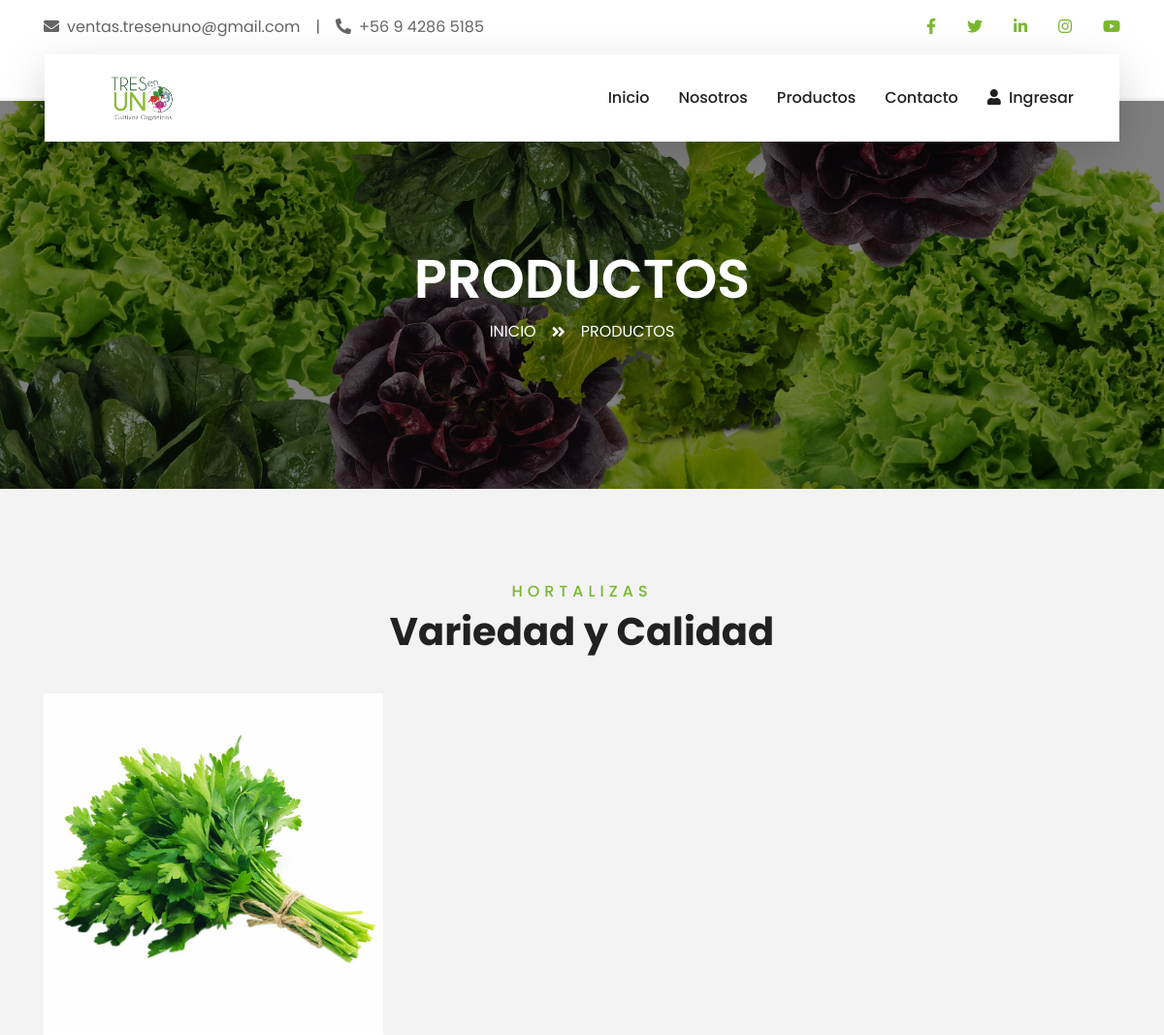
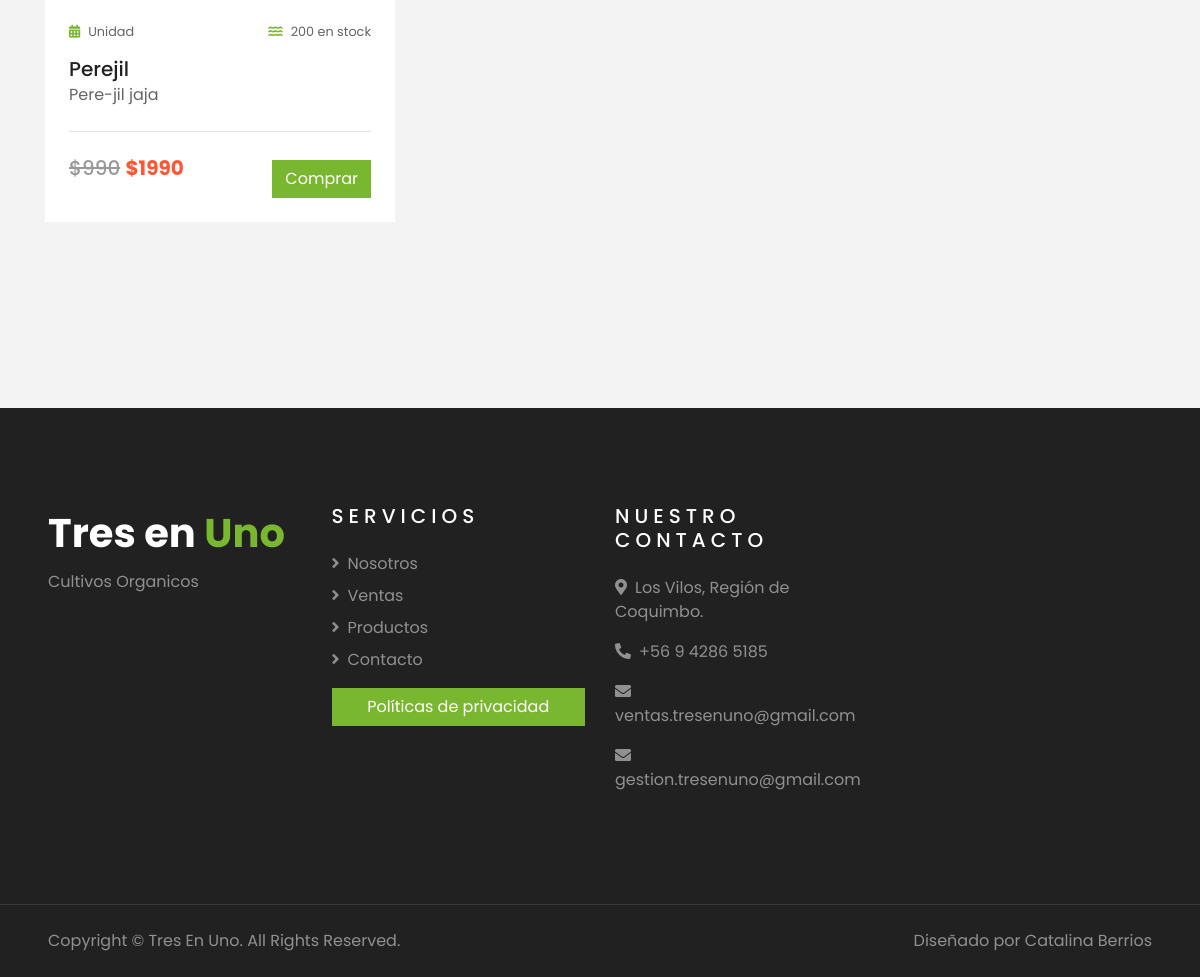
/productos/, run on the app's committed database (2 pictures, top to bottom).
### miapp/models.py (models this page shows, shortened)
class Producto(models.Model):
    nombre = models.CharField(max_length=50)
    descripcion = models.CharField(max_length=250)
    precio_unitario = models.IntegerField()
    unidad_medida = models.CharField(max_length=20)
    stock_disponible = models.IntegerField()
    id_categoria = models.ForeignKey(Categoria, on_delete=models.CASCADE)
    imagen = models.ForeignKey(Imagen, on_delete=models.CASCADE, null=True, blank=True)

class Imagen(models.Model):
    nombre = models.CharField(max_length=100)
    imagen = models.ImageField(upload_to='productos/')

class Oferta(models.Model):
    precio_oferta = models.DecimalField(max_digits=10, decimal_places=2)
    fecha_inicio = models.DateTimeField()
    fecha_fin = models.DateTimeField()
    id_producto = models.ForeignKey(Producto, on_delete=models.CASCADE)
    class Meta:
        db_table = 'ofertas'

### miapp/views.py (the view)
# urls.py: path('productos/', views.listar_productos, name='listar_productos'),
def listar_productos(request):
    ofertas_activas = Oferta.objects.filter(fecha_fin__gte=timezone.now(), fecha_inicio__lte=timezone.now())
    productos = Producto.objects.all().prefetch_related(
        Prefetch('oferta_set', queryset=ofertas_activas, to_attr='ofertas_activas')
    )
    contexto = {
        'productos': productos,
        'now': timezone.now(),
    }
    return render(request, 'miapp/productos.html', contexto)

### miapp/templates/miapp/productos.html (shortened to what this page needs)
{% load static %}
<!DOCTYPE html>
<html lang="es">
<head>
    <link href="https://cdnjs.cloudflare.com/ajax/libs/font-awesome/5.10.0/css/all.min.css" rel="stylesheet">
    <link href="{% static 'css/style.css' %}" rel="stylesheet">
</head>
<body>
    {% include 'miapp/barrabase.html' %}
    <div class="container-fluid page-header">
        <div class="container">
            <div class="d-flex flex-column align-items-center justify-content-center" style="min-height: 400px">
                <h3 class="display-4 text-white text-uppercase">Productos</h3>
                <div class="d-inline-flex text-white">
                    <p class="m-0 text-uppercase"><a class="text-white" href="">Inicio</a></p>
                    <i class="fa fa-angle-double-right pt-1 px-3"></i>
                    <p class="m-0 text-uppercase">Productos</p>
                </div>
            </div>
        </div>
    </div>
    <div class="container-fluid py-5">
        <div class="container pt-5 pb-3">
            <div class="text-center mb-3 pb-3">
                <h6 class="text-primary text-uppercase" style="letter-spacing: 5px;">Hortalizas</h6>
                <h1>Variedad y Calidad</h1>
            </div>
            {% include 'miapp/hortalizasventa.html' %}
        </div>
    </div>
    {% include 'miapp/barrabaja.html' %}
</body>
</html>

### miapp/templates/miapp/hortalizasventa.html
{% load static %}
<div class="row">
    {% for producto in productos %}
        <div class="col-lg-4 col-md-6 mb-4">
            <div class="package-item bg-white mb-2">
                {% if producto.imagen %}
                    <img class="img-fluid" src="{{ producto.imagen.imagen.url }}" alt="{{ producto.nombre }}">
                {% else %}
                    <img class="img-fluid" src="{% static 'img/placeholder.png' %}" alt="Sin imagen">
                {% endif %}
                <div class="p-4">
                    <div class="d-flex justify-content-between mb-3">
                        <small class="m-0"><i class="fa fa-calendar-alt text-primary mr-2"></i>{{ producto.unidad_medida }}</small>
                        <small class="m-0"><i class="fa fa-water text-primary mr-2"></i>{{ producto.stock_disponible }} en stock</small>
                    </div>
                    <a class="h5 text-decoration-none" href="">{{ producto.nombre }}</a>
                    <p>{{ producto.descripcion }}</p>
                    <div class="border-top mt-4 pt-4">
                        <div class="d-flex justify-content-between">
                            {% with oferta_activa=producto.oferta_set.all|first %}
                                {% if oferta_activa and now and oferta_activa.fecha_inicio <= now and oferta_activa.fecha_fin >= now %}
                                    <h5 class="m-0">
                                        <span style="text-decoration: line-through; color: #999;">${{ producto.precio_unitario }}</span>
                                        <span style="color: #FF5733; font-weight: bold;">${{ oferta_activa.precio_oferta|floatformat:"0" }}</span>
                                    </h5>
                                {% else %}
                                    <h5 class="m-0">${{ producto.precio_unitario|floatformat:"0" }}</h5>
                                {% endif %}
                            {% endwith %}
                            <a href="https://wa.me/56942865185?text=Hola%2C%20quiero%20m%C3%A1s%20informaci%C3%B3n%20sobre%20{{ producto.nombre }}" class="btn btn-primary mt-1">Comprar</a>
                        </div>
                    </div>
                </div>
            </div>
        </div>
    {% endfor %}
</div>

### data on the page
Producto: imagen.imagen (picture), unidad_medida "Unidad", stock_disponible "200", nombre "Perejil", descripcion "Pere-jil jaja", precio_unitario "990", oferta_set.precio_oferta "1990"
